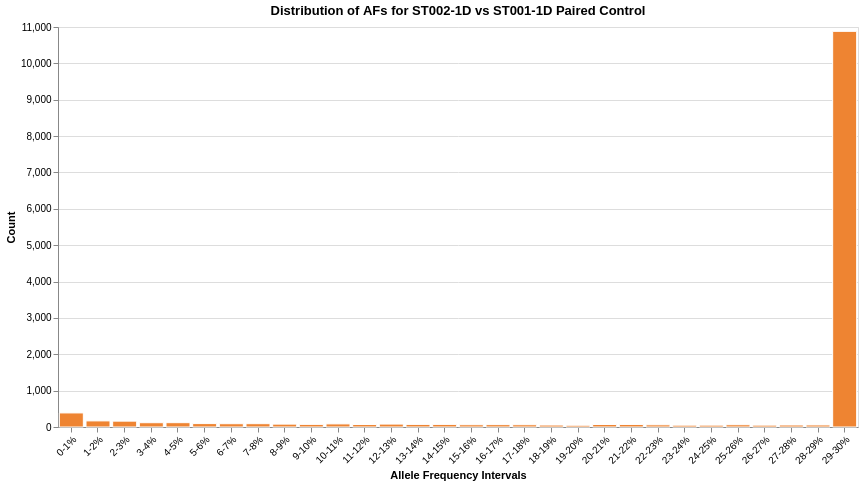

Notebook source saved alongside this figure:
### Code cell
import altair as alt
import pandas as pd
import numpy as np

hash_counts = [
268,
100,
84,
39,
32,
24,
21,
23,
18,
26,
13,
12,
13,
9,
17,
21,
12,
10,
17,
7,
17,
12,
18,
7,
13,
12,
10,
10,
12,
685]

paired_control_counts = [
387,
168,
161,
118,
119,
94,
90,
91,
79,
72,
85,
68,
80,
71,
71,
62,
65,
62,
54,
48,
69,
70,
60,
50,
51,
62,
51,
55,
56,
10880
]

red='#D03227'
orange='#EE8432'
green='#66AC55'
blue='#4779B2'
purple='#8C4E9D'

# Create the frequency intervals
bin_labels = [f"{i*1}-{(i+1)*1}%" for i in range(30)]

# Create DataFrame with intervals and counts
binned_counts = pd.DataFrame({
    'frequency_interval': bin_labels,
    'count': paired_control_counts
})

# Create the Altair chart
chart = alt.Chart(binned_counts).mark_bar(
    color=orange,
    stroke='white',
    strokeWidth=1
).add_params(
    alt.selection_interval()
).encode(
    x=alt.X('frequency_interval:O',
            title='Allele Frequency Intervals',
            axis=alt.Axis(labelAngle=-45),
            sort=bin_labels),  # Explicitly specify the sort order
    y=alt.Y('count:Q',
            title='Count',
            axis=alt.Axis(tickMinStep=1)),
    tooltip=['frequency_interval:O', 'count:Q']
).properties(
    width=800,
    height=400,
    title='Distribution of AFs for ST002-1D vs ST001-1D Paired'
).resolve_scale(
    color='independent'
)

# Display the chart
chart.show()

### Figure 1 — Vega-Lite specification as saved in the notebook (floating-point values rounded to 4 significant figures)
{"config": {"view": {"continuousWidth": 300, "continuousHeight": 300}}, "data": {"name": "data-9303f0800d8ccf0a6ddb07b7200040a1"}, "mark": {"type": "bar", "color": "#EE8432", "stroke": "white", "strokeWidth": 1}, "encoding": {"tooltip": [{"field": "frequency_interval", "type": "ordinal"}, {"field": "count", "type": "quantitative"}], "x": {"axis": {"labelAngle": -45}, "field": "frequency_interval", "sort": ["0-1%", "1-2%", "2-3%", "3-4%", "4-5%", "5-6%", "6-7%", "7-8%", "8-9%", "9-10%", "10-11%", "11-12%", "12-13%", "13-14%", "14-15%", "15-16%", "16-17%", "17-18%", "18-19%", "19-20%", "20-21%", "21-22%", "22-23%", "23-24%", "24-25%", "25-26%", "26-27%", "27-28%", "28-29%", "29-30%"], "title": "Allele Frequency Intervals", "type": "ordinal"}, "y": {"axis": {"tickMinStep": 1}, "field": "count", "title": "Count", "type": "quantitative"}}, "height": 400, "params": [{"name": "param_5", "select": {"type": "interval"}}], "resolve": {"scale": {"color": "independent"}}, "title": "Distribution of AFs for ST002-1D vs ST001-1D Paired Control", "width": 800, "$schema": "https://vega.github.io/schema/vega-lite/v5.20.1.json", "datasets": {"data-9303f0800d8ccf0a6ddb07b7200040a1": [{"frequency_interval": "0-1%", "count": 387}, {"frequency_interval": "1-2%", "count": 168}, {"frequency_interval": "2-3%", "count": 161}, {"frequency_interval": "3-4%", "count": 118}, {"frequency_interval": "4-5%", "count": 119}, {"frequency_interval": "5-6%", "count": 94}, {"frequency_interval": "6-7%", "count": 90}, {"frequency_interval": "7-8%", "count": 91}, {"frequency_interval": "8-9%", "count": 79}, {"frequency_interval": "9-10%", "count": 72}, {"frequency_interval": "10-11%", "count": 85}, {"frequency_interval": "11-12%", "count": 68}, {"frequency_interval": "12-13%", "count": 80}, {"frequency_interval": "13-14%", "count": 71}, {"frequency_interval": "14-15%", "count": 71}, {"frequency_interval": "15-16%", "count": 62}, {"frequency_interval": "16-17%", "count": 65}, {"frequency_interval": "17-18%", "count": 62}, {"frequency_interval": "18-19%", "count": 54}, {"frequency_interval": "19-20%", "count": 48}, {"frequency_interval": "20-21%", "count": 69}, {"frequency_interval": "21-22%", "count": 70}, {"frequency_interval": "22-23%", "count": 60}, {"frequency_interval": "23-24%", "count": 50}, {"frequency_interval": "24-25%", "count": 51}, {"frequency_interval": "25-26%", "count": 62}, {"frequency_interval": "26-27%", "count": 51}, {"frequency_interval": "27-28%", "count": 55}, {"frequency_interval": "28-29%", "count": 56}, {"frequency_interval": "29-30%", "count": 10880}]}}
